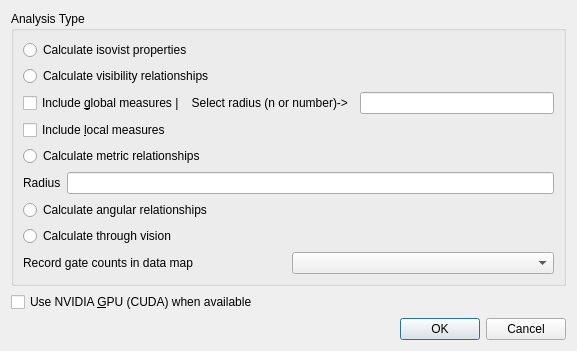
<?xml version="1.0" encoding="UTF-8"?>
<ui version="4.0">
 <class>COptionsDlg</class>
 <widget class="QDialog" name="COptionsDlg">
  <property name="geometry">
   <rect>
    <x>0</x>
    <y>0</y>
    <width>577</width>
    <height>338</height>
   </rect>
  </property>
  <property name="windowTitle">
   <string>Analysis Options</string>
  </property>
  <layout class="QVBoxLayout" name="verticalLayout_2">
   <item>
    <widget class="QGroupBox" name="groupBox">
     <property name="title">
      <string>Analysis Type</string>
     </property>
     <layout class="QVBoxLayout" name="verticalLayout">
      <item>
       <widget class="QRadioButton" name="c_output_type">
        <property name="text">
         <string>Calculate isovist properties</string>
        </property>
       </widget>
      </item>
      <item>
       <widget class="QRadioButton" name="c_radio1">
        <property name="text">
         <string>Calculate visibility relationships</string>
        </property>
       </widget>
      </item>
      <item>
       <layout class="QHBoxLayout" name="horizontalLayout">
        <item>
         <widget class="QCheckBox" name="c_global">
          <property name="text">
           <string>Include &amp;global measures |    Select radius (n or number)-&gt;</string>
          </property>
         </widget>
        </item>
        <item>
         <widget class="QLineEdit" name="c_radius"/>
        </item>
       </layout>
      </item>
      <item>
       <widget class="QCheckBox" name="c_local">
        <property name="text">
         <string>Include &amp;local measures</string>
        </property>
       </widget>
      </item>
      <item>
       <widget class="QRadioButton" name="c_radio2">
        <property name="text">
         <string>Calculate metric relationships</string>
        </property>
       </widget>
      </item>
      <item>
       <layout class="QHBoxLayout" name="horizontalLayout_2">
        <item>
         <widget class="QLabel" name="label">
          <property name="text">
           <string>Radius</string>
          </property>
         </widget>
        </item>
        <item>
         <widget class="QLineEdit" name="c_radius2"/>
        </item>
       </layout>
      </item>
      <item>
       <widget class="QRadioButton" name="c_radio3">
        <property name="text">
         <string>Calculate angular relationships</string>
        </property>
       </widget>
      </item>
      <item>
       <widget class="QRadioButton" name="c_radio4">
        <property name="text">
         <string>Calculate through vision</string>
        </property>
       </widget>
      </item>
      <item>
       <layout class="QHBoxLayout" name="horizontalLayout_3">
        <item>
         <widget class="QLabel" name="label_2">
          <property name="text">
           <string>Record gate counts in data map</string>
          </property>
         </widget>
        </item>
        <item>
         <widget class="QComboBox" name="c_layer_selector"/>
        </item>
       </layout>
      </item>
     </layout>
    </widget>
   </item>
   <item>
    <widget class="QCheckBox" name="c_use_gpu">
     <property name="text">
      <string>Use NVIDIA &amp;GPU (CUDA) when available</string>
     </property>
     <property name="toolTip">
      <string>Runs visibility relationships (local and global measures) on an NVIDIA GPU. Without a suitable GPU, or for maps under 10000 points, all CPU cores are used. Results are identical either way.</string>
     </property>
    </widget>
   </item>
   <item>
    <layout class="QHBoxLayout" name="horizontalLayout_4">
     <item>
      <spacer name="horizontalSpacer">
       <property name="orientation">
        <enum>Qt::Horizontal</enum>
       </property>
       <property name="sizeHint" stdset="0">
        <size>
         <width>40</width>
         <height>20</height>
        </size>
       </property>
      </spacer>
     </item>
     <item>
      <widget class="QPushButton" name="c_ok">
       <property name="text">
        <string>OK</string>
       </property>
      </widget>
     </item>
     <item>
      <widget class="QPushButton" name="c_cancel">
       <property name="text">
        <string>Cancel</string>
       </property>
      </widget>
     </item>
    </layout>
   </item>
  </layout>
 </widget>
 <resources/>
 <connections>
  <connection>
   <sender>c_output_type</sender>
   <signal>clicked(bool)</signal>
   <receiver>COptionsDlg</receiver>
   <slot>OnOutputType(bool)</slot>
   <hints>
    <hint type="sourcelabel">
     <x>92</x>
     <y>35</y>
    </hint>
    <hint type="destinationlabel">
     <x>246</x>
     <y>1</y>
    </hint>
   </hints>
  </connection>
  <connection>
   <sender>c_radio1</sender>
   <signal>clicked(bool)</signal>
   <receiver>COptionsDlg</receiver>
   <slot>OnOutputType(bool)</slot>
   <hints>
    <hint type="sourcelabel">
     <x>148</x>
     <y>72</y>
    </hint>
    <hint type="destinationlabel">
     <x>330</x>
     <y>52</y>
    </hint>
   </hints>
  </connection>
  <connection>
   <sender>c_radio2</sender>
   <signal>clicked(bool)</signal>
   <receiver>COptionsDlg</receiver>
   <slot>OnOutputType(bool)</slot>
   <hints>
    <hint type="sourcelabel">
     <x>141</x>
     <y>156</y>
    </hint>
    <hint type="destinationlabel">
     <x>329</x>
     <y>164</y>
    </hint>
   </hints>
  </connection>
  <connection>
   <sender>c_radio3</sender>
   <signal>clicked(bool)</signal>
   <receiver>COptionsDlg</receiver>
   <slot>OnOutputType(bool)</slot>
   <hints>
    <hint type="sourcelabel">
     <x>132</x>
     <y>231</y>
    </hint>
    <hint type="destinationlabel">
     <x>328</x>
     <y>231</y>
    </hint>
   </hints>
  </connection>
  <connection>
   <sender>c_radio4</sender>
   <signal>clicked(bool)</signal>
   <receiver>COptionsDlg</receiver>
   <slot>OnOutputType(bool)</slot>
   <hints>
    <hint type="sourcelabel">
     <x>122</x>
     <y>256</y>
    </hint>
    <hint type="destinationlabel">
     <x>324</x>
     <y>315</y>
    </hint>
   </hints>
  </connection>
  <connection>
   <sender>c_radius</sender>
   <signal>textChanged(QString)</signal>
   <receiver>COptionsDlg</receiver>
   <slot>OnUpdateRadius(QString)</slot>
   <hints>
    <hint type="sourcelabel">
     <x>248</x>
     <y>106</y>
    </hint>
    <hint type="destinationlabel">
     <x>331</x>
     <y>93</y>
    </hint>
   </hints>
  </connection>
  <connection>
   <sender>c_radius2</sender>
   <signal>textChanged(QString)</signal>
   <receiver>COptionsDlg</receiver>
   <slot>OnUpdateRadius2(QString)</slot>
   <hints>
    <hint type="sourcelabel">
     <x>110</x>
     <y>188</y>
    </hint>
    <hint type="destinationlabel">
     <x>331</x>
     <y>192</y>
    </hint>
   </hints>
  </connection>
  <connection>
   <sender>c_ok</sender>
   <signal>clicked()</signal>
   <receiver>COptionsDlg</receiver>
   <slot>OnOK()</slot>
   <hints>
    <hint type="sourcelabel">
     <x>115</x>
     <y>337</y>
    </hint>
    <hint type="destinationlabel">
     <x>29</x>
     <y>324</y>
    </hint>
   </hints>
  </connection>
  <connection>
   <sender>c_cancel</sender>
   <signal>clicked()</signal>
   <receiver>COptionsDlg</receiver>
   <slot>OnCancel()</slot>
   <hints>
    <hint type="sourcelabel">
     <x>249</x>
     <y>330</y>
    </hint>
    <hint type="destinationlabel">
     <x>301</x>
     <y>328</y>
    </hint>
   </hints>
  </connection>
 </connections>
 <slots>
  <slot>OnOutputType(bool)</slot>
  <slot>OnUpdateRadius(QString)</slot>
  <slot>OnUpdateRadius2(QString)</slot>
  <slot>OnOK()</slot>
  <slot>OnCancel()</slot>
 </slots>
</ui>
